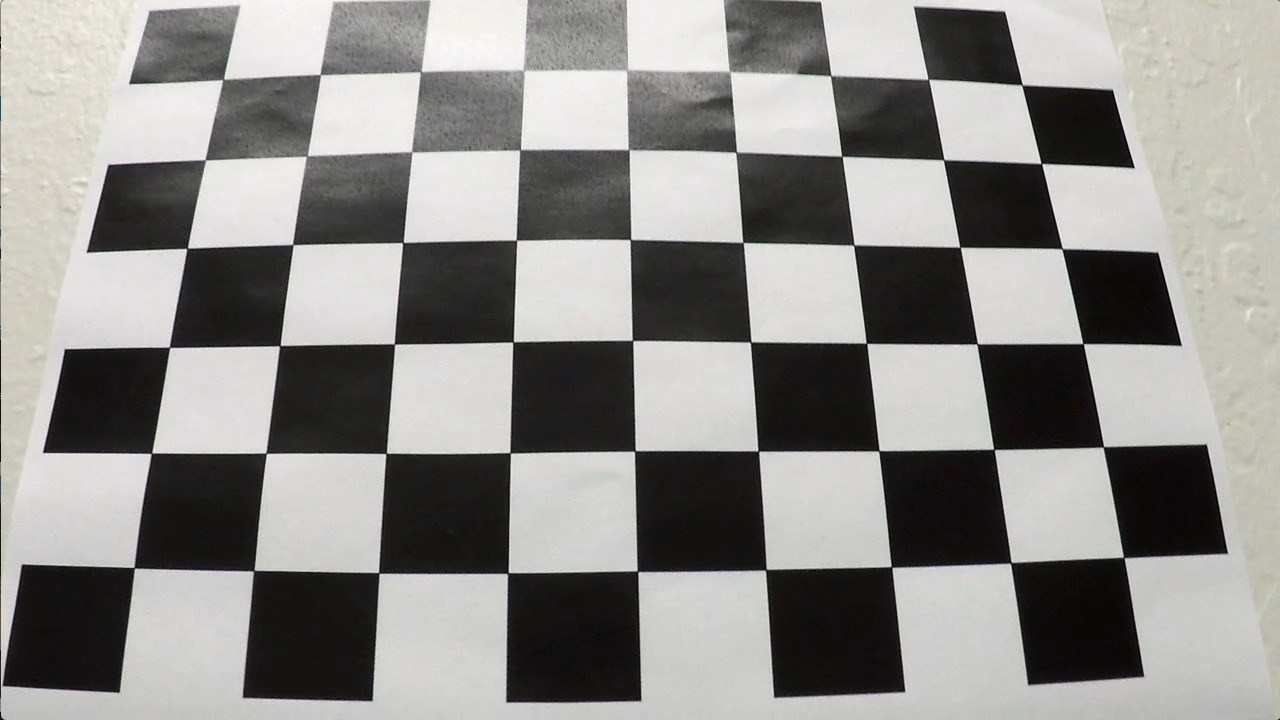
#> input picture lane detect/camera_calib/calibration3.jpg, 1280 x 720 px, found by its file name
$ jupyter execute --allow-errors AdvancedLaneFinding.ipynb   (shell and % lines are left out)   (older library calls are emulated)   (text cells are left out)
#> lines starting #> are read from the running program, lines starting #| are printed output that depends on the picture; pictures that were not available may be replaced by others from this repository, and a replacement may not be noted
[cell 1]
import numpy as np
import cv2
#NEEDS to be added before importing matplotlib
import matplotlib.pyplot as plt
import matplotlib.image as mpimg

from glob import glob # for reading in multiple files

from moviepy.editor import VideoFileClip
from IPython.display import HTML #, display, Image
import pickle

[cell 2]
# an example of one of the many chessboard images for camera calibration
# Please see "Calibrate Camera with OpenCV" for camera calibration code
calibration_img = mpimg.imread('camera_cal/calibration3.jpg')
#> calibration_img is the input picture: shape (720, 1280, 3); mean R, G, B 141.8, 141, 138.1
plt.imshow(calibration_img)
#> (this line was passed over: IPython is not available in this run)

[cell 3]
test_folder = "test_images"
output_folder = "output_images"

#image = mpimg.imread(test_folder+'/test1.jpg')
image = mpimg.imread(test_folder+'/test2.jpg')
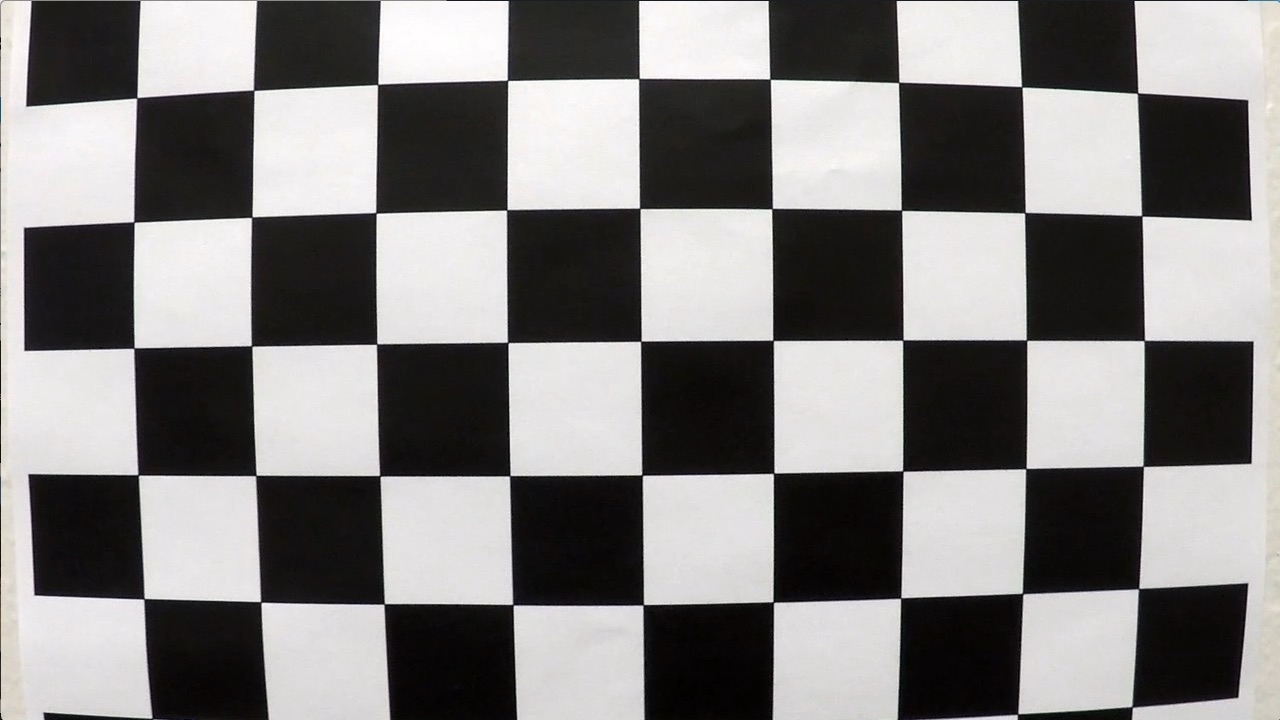
#> input picture lane detect/camera_calib/calibration1.jpg, 1280 x 720 px, given in place of test2.jpg, which was not available
#> image is the input picture: shape (720, 1280, 3); mean R, G, B 130.1, 128.4, 127.8
# [6 lines of commented-out code are left out]
plt.imshow(image)
#> (this line was passed over: IPython is not available in this run)

#> (a cell that did not finish here is left out)

#> (a cell that did not finish here is left out)

[cell 6]
#Code from Quiz 7.12

def threshold_image(img, s_thresh=(170, 255), sx_thresh=(20, 100)):
#> called with s_thresh = (170, 255), sx_thresh = (20, 100)
    img = np.copy(img)

    # Convert to HLS color space and separate the V channel
    hls = cv2.cvtColor(img, cv2.COLOR_RGB2HLS)
#> hls: shape (720, 1280, 3); mean of channels 0, 1, 2 82.1, 128.9, 22.5
    l_channel = hls[:,:,1]
    s_channel = hls[:,:,2]

    # Sobel x
    sobelx = cv2.Sobel(l_channel, cv2.CV_64F, 1, 0) # Take the derivative in x
    abs_sobelx = np.absolute(sobelx) # Absolute x derivative to accentuate lines away from horizontal
    scaled_sobel = np.uint8(255*abs_sobelx/np.max(abs_sobelx))

    # Threshold x gradient
    sxbinary = np.zeros_like(scaled_sobel)
    sxbinary[(scaled_sobel >= sx_thresh[0]) & (scaled_sobel <= sx_thresh[1])] = 1

    # Threshold color channel
    s_binary = np.zeros_like(s_channel)
    s_binary[(s_channel >= s_thresh[0]) & (s_channel <= s_thresh[1])] = 1

    # Stack each channel to view their individual contributions in green and blue respectively
    # This returns a stack of the two binary images, whose components you can see as different colors
    color_binary = np.dstack(( np.zeros_like(sxbinary), sxbinary, s_binary)) * 255

    # Combine the two binary thresholds
    combined_binary = np.zeros_like(sxbinary)
    combined_binary[(s_binary == 1) | (sxbinary == 1)] = 1

    return color_binary, combined_binary

#> (the rest of this cell did not finish here and is left out)

[cell 7]
#Saving thresholded test images in a folder
for filename in glob('output_images/undistorted_images/*'):
    starting_position = filename.rfind("/") #rfind for finding the rightmost '/'
    imagename = filename[starting_position+1:]
    image_input = mpimg.imread(filename)
    _ , thresholded_image = threshold_image (image_input)
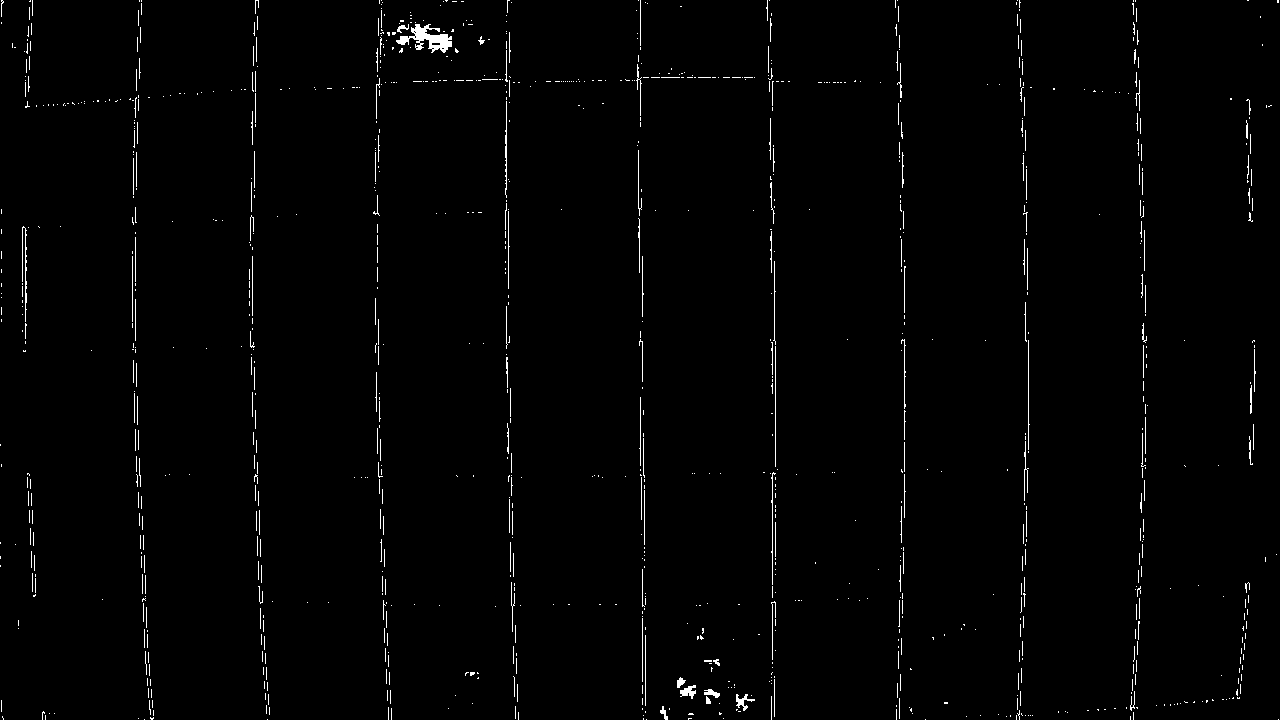
#> thresholded_image: shape (720, 1280); values 0 (black) and 1 (white), 1.3% white in thin lines or dots
    #print(thresholded_image.shape)
    mpimg.imsave(output_folder + '/threshold_images/' + imagename, thresholded_image, cmap ='gray')

[cell 8]
# We are assuming road is a flat place - which is strictly not ture
# pick four points in a trapezoidal shape (similar to region masking)
# The source and destination points for applying perspective transformation
# This is a very important and tricky step as you will have to play with the source points to have the transform which will show parallel lines

# *********************************************************
# Global Variables needed when running the final pipeline
# *********************************************************

src = np.float32([[220,707], [597,448], [680,448], [1091,707]])
dst= np.float32([[320,707], [320,200], [970,200], [970,707]])


# Perspective transform for bird's eye view

# [6 lines left out: function perspective_transform, not called in this run]

#> (the rest of this cell did not finish here and is left out)

[cell 9]
#Saving bird's eye view images in a folder
for filename in glob('output_images/threshold_images/*'):
    starting_position = filename.rfind("/") #rfind for finding the rightmost '/'
    imagename = filename[starting_position+1:]
    image_input = mpimg.imread(filename)
    birdeyeview_image, _, _ = perspective_transform (image_input, src, dst)
    one_channel_image = birdeyeview_image[:,:,0]
    #print(one_channel_image.shape)
    mpimg.imsave(output_folder + '/birds_eye_view_images/' + imagename, one_channel_image, cmap = 'gray')

[cell 10]
# binary_warped from previous step
# Code from Quiz 8.4

def find_lane_pixels(binary_warped):
    # Take a histogram of the bottom half of the image

    # IMPORTANT: Using lower half of the image to figure out lane starting.
    # Using x starting position at __50__ because sometimes the
    # divider can be thought of as lane lines and depending on the divider shadow
    # it can be considered a lane when using histogram plots

    histogram = np.sum(binary_warped[binary_warped.shape[0]//2:,50:], axis=0)
#> histogram = 1230 values, max 77874 at index 1204, min 30488 at index 891, mean 43130.9

    # Create an output image to draw on and visualize the result
    out_img = np.dstack((binary_warped, binary_warped, binary_warped))

    # ***********************************************************************
    # In the final pipeline comment this code
    # ***********************************************************************
    # print('Shape of binary warped input image', binary_warped.shape)
    # print('Shape of stacked image using dstack', out_img.shape)


    # Find the peak of the left and right halves of the histogram
    # These will be the starting point for the left and right lines
    midpoint = np.int(histogram.shape[0]//2)
#> midpoint = 615
    leftx_base = np.argmax(histogram[:midpoint])
#> leftx_base = 83
    rightx_base = np.argmax(histogram[midpoint:]) + midpoint
#> rightx_base = 1204

    # HYPERPARAMETERS
    # Choose the number of sliding windows
    nwindows = 9
    # Set the width of the windows +/- margin
    margin = 100
    # Set minimum number of pixels found to recenter window
    minpix = 50

    # Set height of windows - based on nwindows above and image shape
    window_height = np.int(binary_warped.shape[0]//nwindows)
#> window_height = 80

    # Identify the x and y positions of all nonzero pixels in the image
    nonzero = binary_warped.nonzero()
#> nonzero = 921536 positions, rows 0 to 719, columns 0 to 1279
    nonzeroy = np.array(nonzero[0])
    nonzerox = np.array(nonzero[1])

    # Current positions to be updated later for each window in nwindows
    leftx_current = leftx_base
#> leftx_current = 83
    rightx_current = rightx_base
#> rightx_current = 1204

    # print(leftx_current)

    # Create empty lists to receive left and right lane pixel indices
    left_lane_inds = []
    right_lane_inds = []

    # Step through the windows
    for window in range(nwindows):

        # Identify window boundaries in x and y (and right and left)
        win_y_low = binary_warped.shape[0] - (window+1) * window_height
        win_y_high = binary_warped.shape[0] - window * window_height

        #Find the four below boundaries of the window
        win_xleft_low = leftx_current - margin
        win_xleft_high = leftx_current + margin
        win_xright_low = rightx_current - margin
        win_xright_high = rightx_current + margin

        # Draw the windows on the visualization image
        #image = cv2.rectangle(image, start_point, end_point, color, thickness)
        cv2.rectangle(out_img,(win_xleft_low,win_y_low),(win_xleft_high,win_y_high),(0,255,0), 2)
        cv2.rectangle(out_img,(win_xright_low,win_y_low),(win_xright_high,win_y_high),(0,255,0), 2)

        # Identify the nonzero pixels in x and y within the window ###
        good_left_inds = ((nonzeroy >= win_y_low) & (nonzeroy < win_y_high) &
        (nonzerox >= win_xleft_low) &  (nonzerox < win_xleft_high)).nonzero()[0]
        good_right_inds = ((nonzeroy >= win_y_low) & (nonzeroy < win_y_high) &
        (nonzerox >= win_xright_low) &  (nonzerox < win_xright_high)).nonzero()[0]

        # Append these indices to the lists
        left_lane_inds.append(good_left_inds)
        right_lane_inds.append(good_right_inds)

        # If you found > minpix pixels, recenter next window ###
        ### (`right` or `leftx_current`) on their mean position ###
        if len(good_left_inds) > minpix:
            leftx_current = np.int(np.mean(nonzerox[good_left_inds]))
        if len(good_right_inds) > minpix:
            rightx_current = np.int(np.mean(nonzerox[good_right_inds]))
#> this loop made 9 passes
#> (win_xleft_low, win_xleft_high, win_xright_low, win_xright_high, leftx_current, rightx_current) on passes 1 to 9: (-17, 183, 1104, 1304, 91, 1191), (-9, 191, 1091, 1291, 95, 1185), (-5, 195, 1085, 1285, 97, 1182), (-3, 197, 1082, 1282, 97, 1180), (-3, 197, 1080, 1280, 98, 1179), (-2, 198, 1079, 1279, 98, 1178), (-2, 198, 1078, 1278, 98, 1177), (-2, 198, 1077, 1277, 98, 1176), (-2, 198, 1076, 1276, 98, 1175)
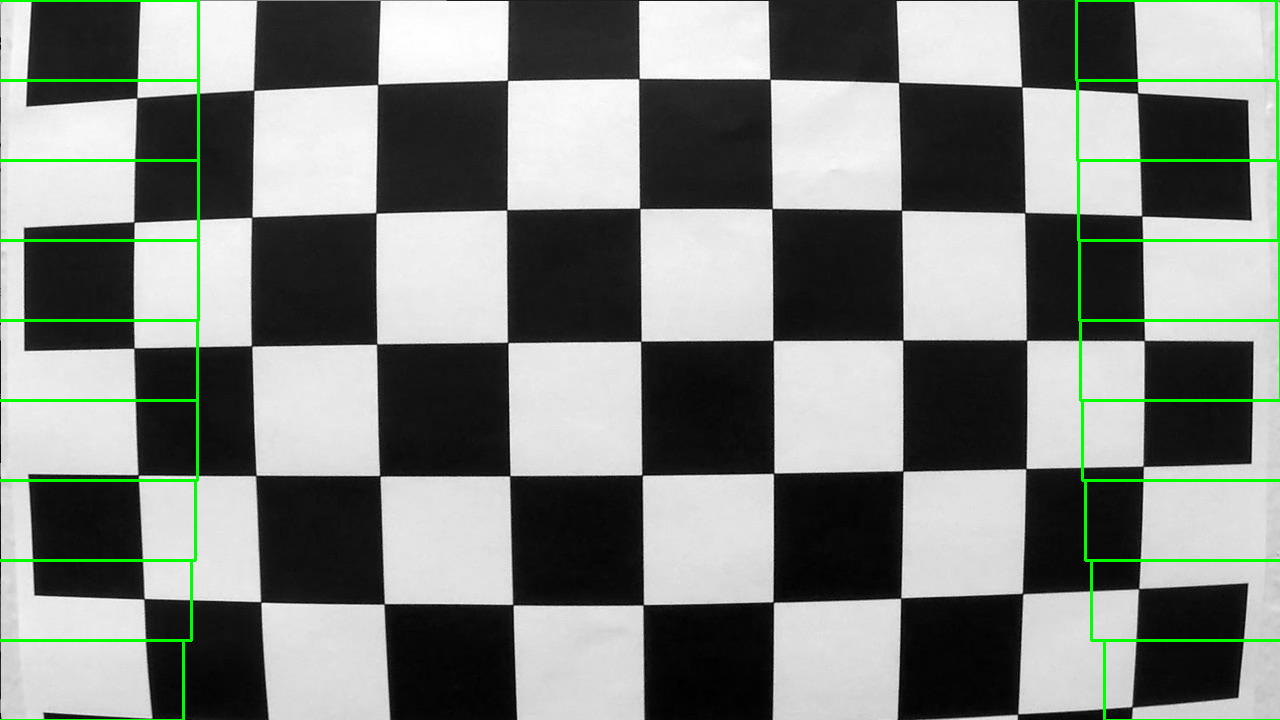
#> out_img: shape (720, 1280, 3); mean of channels 0, 1, 2 126.3, 130.7, 126.3; drawn as R, G, B
#> after the loop, left_lane_inds = 9 items; right_lane_inds = 9 items

    # Concatenate the arrays of indices (previously was a list of lists of pixels)
    try:
        left_lane_inds = np.concatenate(left_lane_inds)
        right_lane_inds = np.concatenate(right_lane_inds)
    except ValueError:
        # Avoids an error if the above is not implemented fully
        print("an error occured!")
        pass

    # Extract left and right line pixel positions
    leftx = nonzerox[left_lane_inds]
    lefty = nonzeroy[left_lane_inds]
    rightx = nonzerox[right_lane_inds]
    righty = nonzeroy[right_lane_inds]

    return leftx, lefty, rightx, righty, out_img


def fit_polynomial_first_lane(binary_warped):
    # Find our lane pixels first
    leftx, lefty, rightx, righty, out_img = find_lane_pixels(binary_warped)

    # Fit a second order polynomial to each using `np.polyfit`
    left_fit = np.polyfit(lefty, leftx, 2)
#> left_fit = [-3.21e-05, 0.014, 97.48]
    right_fit = np.polyfit(righty, rightx, 2)
#> right_fit = [3.68e-05, -0.00595, 1176.5]

    # Generate x and y values for plotting
    # linspace: Return evenly spaced numbers over a specified interval.
    #           Returns num evenly spaced samples, calculated over the interval [start, stop]
    ploty = np.linspace(0, binary_warped.shape[0]-1, binary_warped.shape[0] )
#> ploty = 720 values from 0 to 719
    try:
        left_fitx = left_fit[0]*ploty**2 + left_fit[1]*ploty + left_fit[2]
#> left_fitx = 720 values, max 99.02 at index 219, min 91.01 at index 719, mean 97.01
        right_fitx = right_fit[0]*ploty**2 + right_fit[1]*ploty + right_fit[2]
#> right_fitx = 720 values, max 1191.3 at index 719, min 1176.2 at index 81, mean 1180.7
    except TypeError:
        # Avoids an error if `left` and `right_fit` are still none or incorrect
        print('The function failed to fit a line!')
        left_fitx = 1*ploty**2 + 1*ploty
        right_fitx = 1*ploty**2 + 1*ploty

    ## Visualization ##
    # Colors in the left and right lane regions
    out_img[lefty, leftx] = [255, 0, 0]
    out_img[righty, rightx] = [0, 0, 255]


    # Plots the left and right polynomials on the lane lines
    # Using these doesn't plot on the saves images in the folder therefore using cv2.polylines below
    #plt.plot(left_fitx, ploty, color='yellow')
    #plt.plot(right_fitx, ploty, color='yellow')

    left_pts = np.transpose(np.vstack((left_fitx, ploty))).astype(np.int32)
#> left_pts = 720 pairs, first value 91 to 99, second value 0 to 719
    right_pts = np.transpose(np.vstack((right_fitx, ploty))).astype(np.int32)
#> right_pts = 720 pairs, first value 1176 to 1191, second value 0 to 719

    cv2.polylines(out_img, np.int32([left_pts]), False, (255, 255, 0), thickness=5)
    cv2.polylines(out_img, np.int32([right_pts]), False, (255, 255, 0), thickness=5)

    return left_fit, right_fit, out_img


#> (the rest of this cell did not finish here and is left out)

[cell 11]
#Saving first lane lines in a folder
for filename in glob('output_images/birds_eye_view_images/*'):
    starting_position = filename.rfind("/") #rfind for finding the rightmost '/'
    imagename = filename[starting_position+1:]
    image_input = mpimg.imread(filename)
    gray_image = cv2.cvtColor(image_input, cv2.COLOR_BGR2GRAY)

    left_fit, right_fit, draw_lines = fit_polynomial_first_lane(gray_image)
#> left_fit = [-3.21e-05, 0.014, 97.48]; right_fit = [3.68e-05, -0.00595, 1176.5]

    mpimg.imsave(output_folder + '/draw_lane_lines/' + imagename, draw_lines)
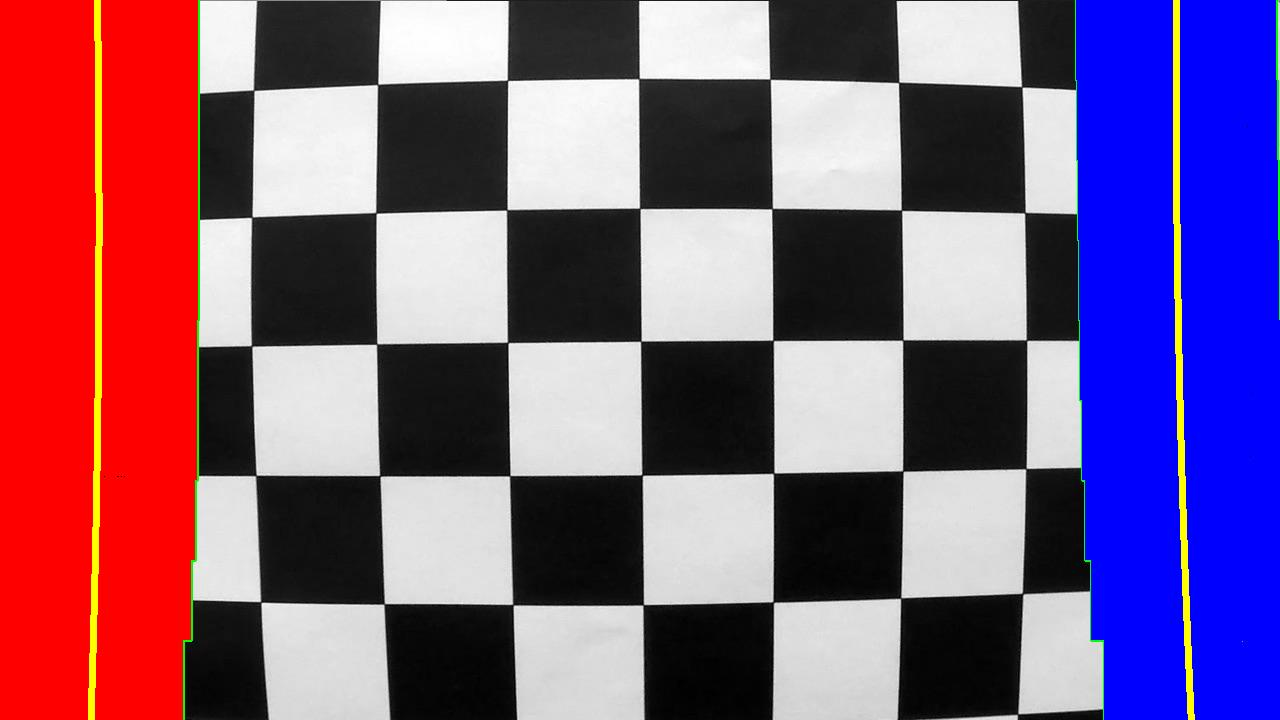
#> saved as calibration1.jpg: shape (720, 1280, 3); mean R, G, B 126, 89.5, 123.5
